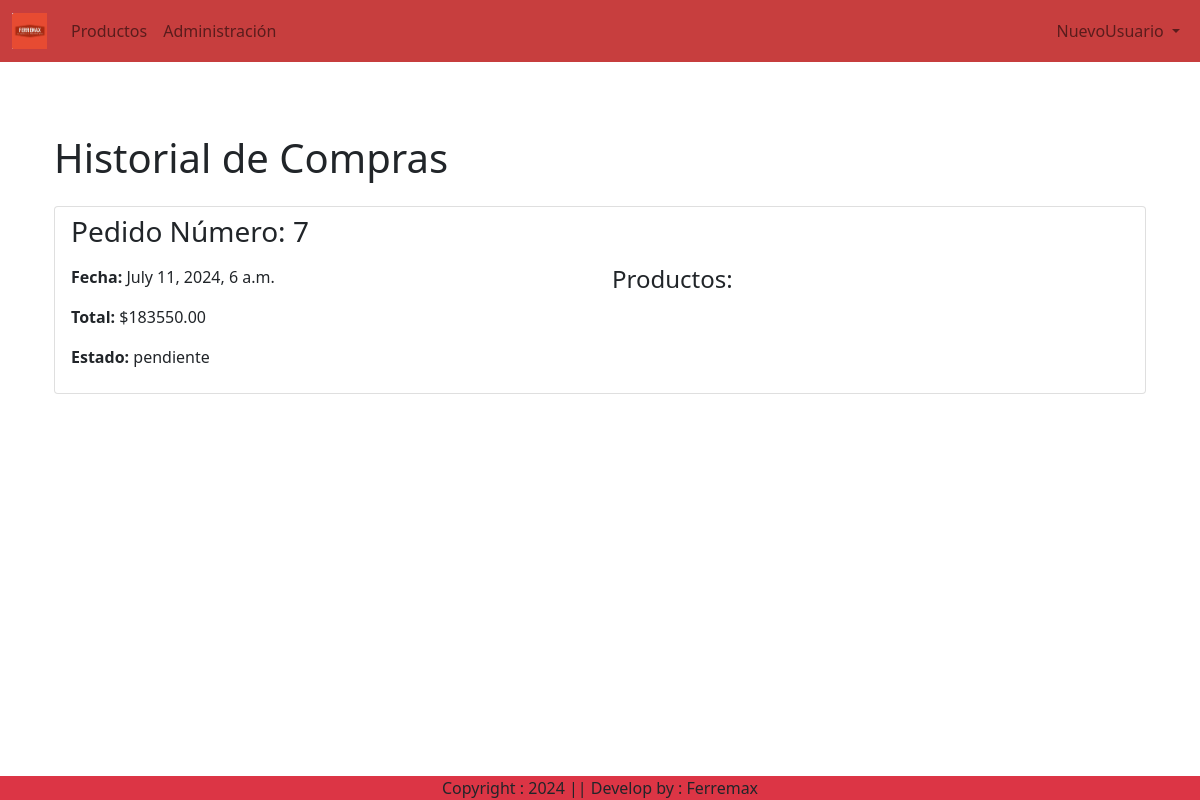
The app's page /historial-compras/ (signed in) with its own data.
### App/models.py (models this page shows)
class CustomUser(AbstractUser):
    TIPO_USUARIO = (
        ('bodeguero', 'Bodeguero'),
        ('cliente', 'Cliente'),
        ('admin', 'Admin'),
    )
    tipo = models.CharField(max_length=10, choices=TIPO_USUARIO, default='cliente')
    groups = models.ManyToManyField(
        'auth.Group',
        related_name='custom_user_groups',
        blank=True,
        verbose_name='groups',
        help_text=(
            'The groups this user belongs to. A user will get all permissions '
            'granted to each of their groups.'
        ),
    )
    user_permissions = models.ManyToManyField(
        'auth.Permission',
        related_name='custom_user_permissions',
        blank=True,
        verbose_name='user permissions',
        help_text='Specific permissions for this user.',
    )
    def __str__(self):
        return self.username

class Pedido(models.Model):
    usuario = models.ForeignKey(settings.AUTH_USER_MODEL, on_delete=models.CASCADE)
    fecha = models.DateTimeField(auto_now_add=True)
    total = models.DecimalField(max_digits=10, decimal_places=2)
    estado = models.CharField(max_length=20, default='pendiente')  # Opcional: para el estado del pedido

### App/views.py (the view)
# urls.py: path('historial-compras/', views.historial_compras, name='historial_compras'),
@login_required
def historial_compras(request):
    pedidos = Pedido.objects.filter(usuario=request.user).order_by('-fecha')
    token = 'tu_token_de_autenticacion_aqui'
    headers = {
        'Authorization': f'Token {token}',
    }
    try:
        response = requests.get('http://127.0.0.1:8000/api/productos/', headers=headers)
        response.raise_for_status()
        productos = response.json()
    except requests.exceptions.RequestException as e:
        print(f"Error fetching products: {e}")
        productos = []
    productos_dict = {producto['id']: producto for producto in productos}
    return render(request, 'pagina/historial_compras.html', {'pedidos': pedidos, 'productos_dict': productos_dict})

### App/templates/pagina/historial_compras.html (shortened to what this page needs)
{% extends 'pagina/base.html' %}
{% load static %}
{% block main-content %}
<div class="container my-5">
    <h1>Historial de Compras</h1>
    {% if pedidos %}
        <div class="list-group mt-4">
            {% for pedido in pedidos %}
                <div class="list-group-item mb-4">
                    <h3 class="mb-3">Pedido Número: {{ pedido.id }}</h3>
                    <div class="row">
                        <div class="col-md-6">
                            <p><strong>Fecha:</strong> {{ pedido.fecha }}</p>
                            <p><strong>Total:</strong> ${{ pedido.total }}</p>
                            <p><strong>Estado:</strong> {{ pedido.estado }}</p>
                        </div>
                        <div class="col-md-6">
                            <h4>Productos:</h4>
                        </div>
                    </div>
                </div>
            {% endfor %}
        </div>
    {% else %}
        <p>No tienes compras realizadas.</p>
    {% endif %}
</div>
{% endblock main-content %}

### App/templates/pagina/base.html (shortened to what this page needs)
{% load bootstrap5 %}
{% load crispy_forms_tags %}
{% load static %}
{% load currency_filters %}
<!DOCTYPE html>
<html lang="es">
<head>
    <link href="https://cdn.jsdelivr.net/npm/bootstrap@5.0.2/dist/css/bootstrap.min.css" rel="stylesheet">
    <link rel="stylesheet" href="{% static 'app/css/owl.carousel.min.css' %}">
    <link rel="stylesheet" href="{% static 'app/css/all.min.css' %}">
    <link rel="stylesheet" href="{% static 'app/css/base.css' %}">
</head>
<body>
    <nav class="navbar navbar-expand-sm navbar-light text-dark sticky-top" style="background-color: #C73E3E;">
        <div class="container-fluid">
            <a class="navbar-brand" href="{% url 'principal' %}">
                <img style="width: 35px;" src="{% static 'app/img/logo.png' %}" alt="Logo">
            </a>
            <ul class="navbar-nav me-auto mb-2 mb-lg-0">
                {% if request.user.is_authenticated %}
                    <li class="nav-item">
                        <a class="nav-link" href="{% url 'listar_productos' %}">Productos</a>
                    </li>
                    {% if user.is_authenticated and user.tipo == "bodeguero" %}
                        <li class="nav-item">
                            <a class="nav-link" href="{% url 'listar_administracion' %}">Administración</a>
                        </li>
                    {% endif %}
                {% endif %}
            </ul>
            <ul class="navbar-nav">
                <li class="nav-item dropdown">
                    <a class="nav-link dropdown-toggle" href="#" id="profileDropdown" role="button" data-bs-toggle="dropdown" aria-expanded="false">
                        {{ user }}
                    </a>
                </li>
            </ul>
        </div>
    </nav>
    <br>
    <div class="container">
        {% block main-content %}{% endblock main-content %}
    </div>
    <footer class="container-fluid fixed-bottom bg-danger text-center">
        Copyright : 2024 || Develop by : Ferremax
    </footer>
</body>
</html>

### App/static/app/css/base.css (style rules this page uses)
.navbar { overflow-x: hidden; white-space: nowrap; overflow-x: hidden; }

### records on screen
CustomUser: username "NuevoUsuario"
Pedido: id "7", fecha "July 11, 2024, 6 a.m.", total "183550.00", estado "pendiente"
